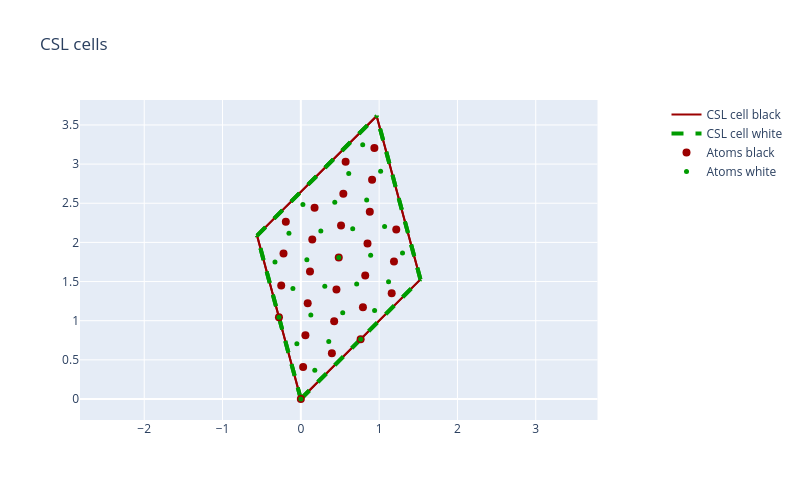

Notebook code cell kept with this figure:
### Markdown cell above
These CSL cells can now be tiled together to fill space. We could then define a boundary and on one side of it keep only the red atoms and on the other only the green atoms. But that is jumping ahead to what the `grainboundary` module does.

For now, we can take a look at a two-dimensional projection of the above data. The projection shown is determined by the optional argument `axis`. The default is `axis=-1` which will give a projection down the misorientation axis. Alternatively, values of 0, 1 or 2 will give projections down the corresponding csl unt cell vector.

### Code cell
test_csl.visualise_2d_rotated(axis=-1)

### Figure 1 — Plotly figure (JSON) as saved in the notebook; plotly's stock layout.template omitted (floating-point values rounded to 4 significant figures)
{"data": [{"line": {"color": "rgb(155, 0, 0)", "width": 2}, "mode": "lines", "name": "CSL cell black", "type": "scatter", "x": [0, -1.11e-16, null, 0, 1.528, null, 0, -0.5591, null, -1.11e-16, 1.528, null, 1.528, 1.528, null, 1.528, 0.9684, null, 0.9684, 0.9684, null, -0.5591, 0.9684, null, -0.5591, -0.5591, null, -0.5591, 0.9684, null, -1.11e-16, -0.5591, null, 1.528, 0.9684, null], "y": [0, -1.11e-16, null, 0, 1.528, null, 0, 2.087, null, -1.11e-16, 1.528, null, 1.528, 1.528, null, 1.528, 3.614, null, 3.614, 3.614, null, 2.087, 3.614, null, 2.087, 2.087, null, 2.087, 3.614, null, -1.11e-16, 2.087, null, 1.528, 3.614, null]}, {"line": {"color": "rgb(0, 155, 0)", "dash": "dash", "width": 4}, "mode": "lines", "name": "CSL cell white", "type": "scatter", "x": [0, -1.665e-16, null, 0, 1.528, null, 0, -0.5591, null, -1.665e-16, 1.528, null, 1.528, 1.528, null, 1.528, 0.9684, null, 0.9684, 0.9684, null, -0.5591, 0.9684, null, -0.5591, -0.5591, null, -0.5591, 0.9684, null, -1.665e-16, -0.5591, null, 1.528, 0.9684, null], "y": [0, -1.11e-16, null, 0, 1.528, null, 0, 2.087, null, -1.11e-16, 1.528, null, 1.528, 1.528, null, 1.528, 3.614, null, 3.614, 3.614, null, 2.087, 3.614, null, 2.087, 2.087, null, 2.087, 3.614, null, -1.11e-16, 2.087, null, 1.528, 3.614, null]}, {"marker": {"color": "rgb(155, 0, 0)", "size": 8}, "mode": "markers", "name": "Atoms black", "type": "scatter", "x": [0.8807, 0.9392, 1.189, 0.4842, 0.5427, 0.1462, 0.3965, 0.793, 1.16, 0.455, 0.7638, 0.8515, 1.219, 0.5134, 0.8222, 0.9099, 0.5719, -0.2503, -0.1918, 0.0, 0.05847, 0.4257, -0.2796, 0.02924, 0.1169, -0.2211, 0.08771, 0.1754], "y": [2.393, 3.207, 1.756, 1.807, 2.621, 2.036, 0.5855, 1.171, 1.349, 1.4, 0.7638, 1.985, 2.164, 2.214, 1.578, 2.8, 3.029, 1.451, 2.265, 0.0, 0.8144, 0.9927, 1.043, 0.4072, 1.629, 1.858, 1.222, 2.443]}, {"marker": {"color": "rgb(0, 155, 0)", "size": 5}, "mode": "markers", "name": "Atoms white", "type": "scatter", "x": [1.019, 0.4842, 0.02637, 1.12, 1.07, 0.6625, 1.299, 0.6118, 0.7901, 0.8408, 0.5348, 0.07701, 0.1276, -0.3302, 0.7638, 0.7131, 0.8914, 0.3059, 0.942, 0.2553, 0.4336, -0.1519, 0.0, 0.1783, -0.2796, 0.3566, -0.05064, -0.1013], "y": [2.909, 1.807, 2.483, 1.498, 2.204, 2.174, 1.866, 2.88, 3.247, 2.542, 1.102, 1.778, 1.073, 1.749, 0.7638, 1.469, 1.836, 1.44, 1.131, 2.145, 2.512, 2.116, 0.0, 0.3673, 1.043, 0.7345, 0.7053, 1.411]}], "layout": {"height": 500, "title": {"text": "CSL cells"}, "width": 800, "xaxis": {"domain": [0, 0.9], "nticks": 10}, "yaxis": {"scaleanchor": "x"}}}
